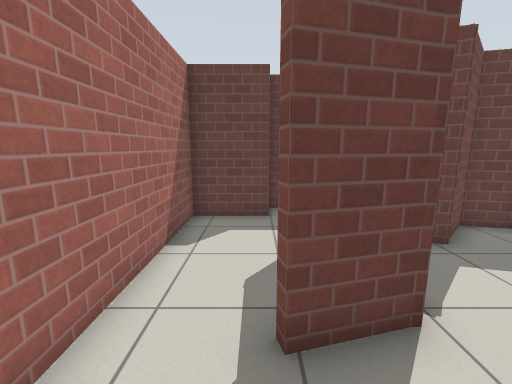
View 1 (above)

21 first-person views from a walk through a Gazebo world. The camera is 1.2 m above the floor, tilts 10° down and sees 90° across. The floor is counted in squares, 0.5 m on a side. Each view is taken from the middle of a square. On the plan, view 1 faces up. The plan holds only what a view shows up to about 17 squares ahead; the rest is blank. Simple patterns stand in for the simulator's built-in surfaces.

View 2
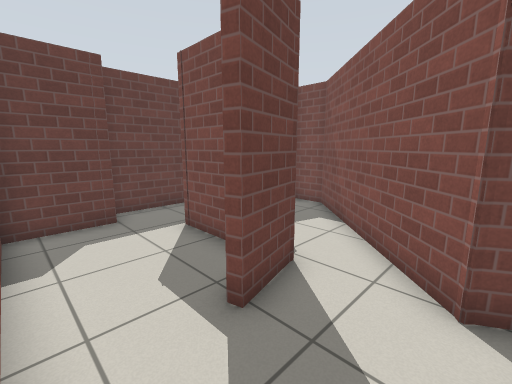

View 3
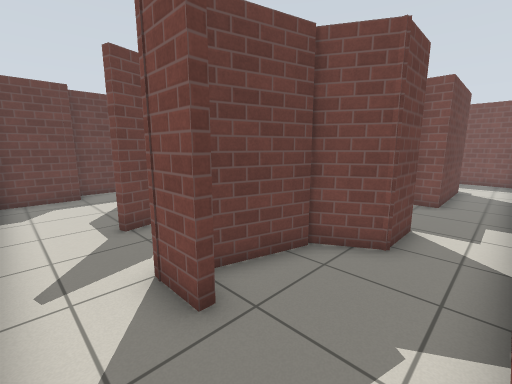

View 4
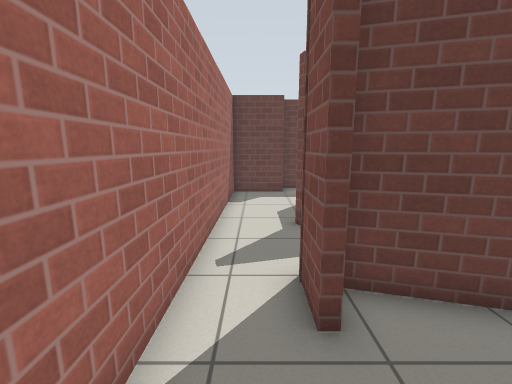

View 5
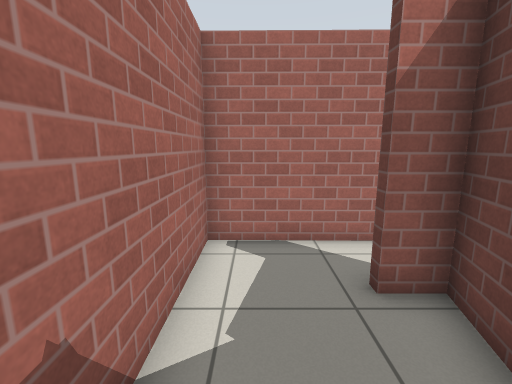

View 6
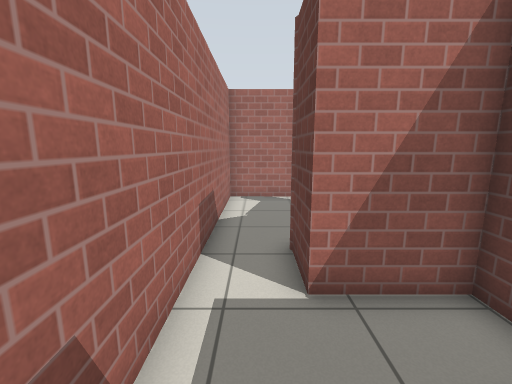

View 7
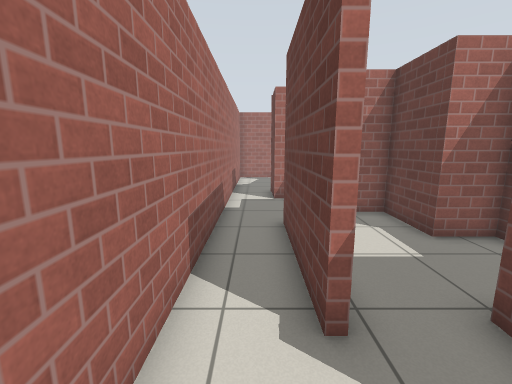

View 8
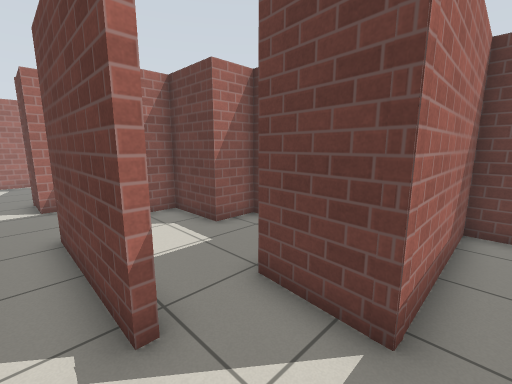

View 9
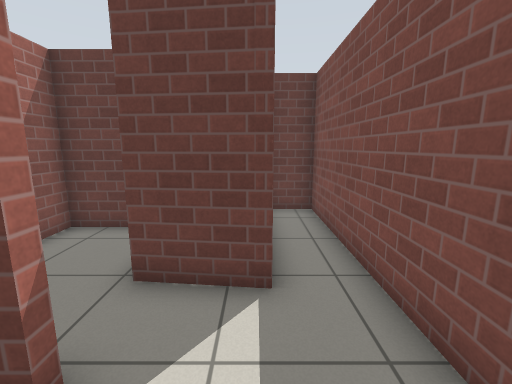

View 10
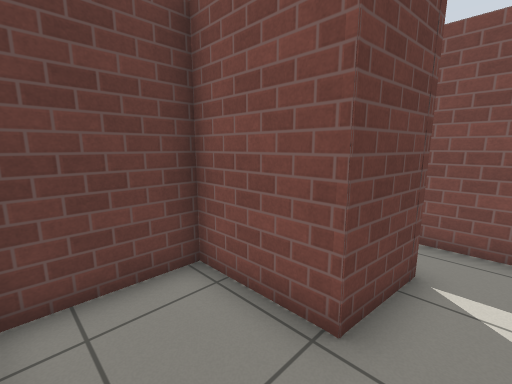

View 11
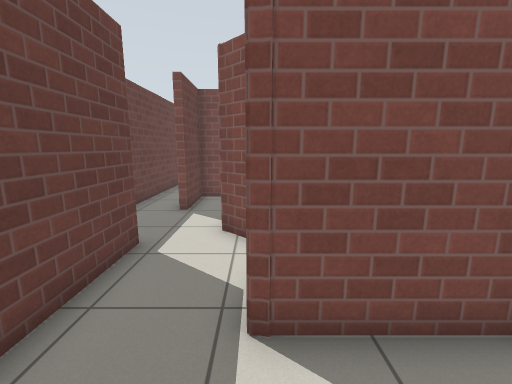

View 12
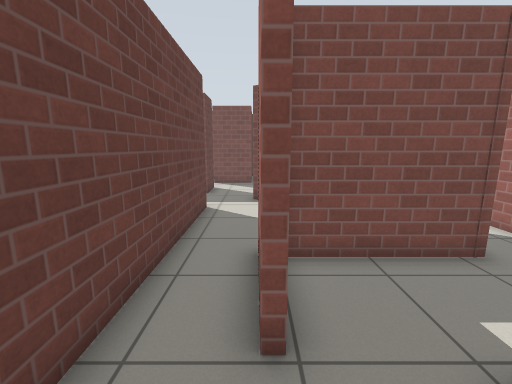

View 13
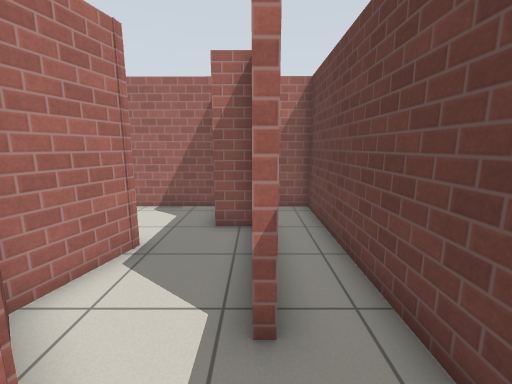

View 14
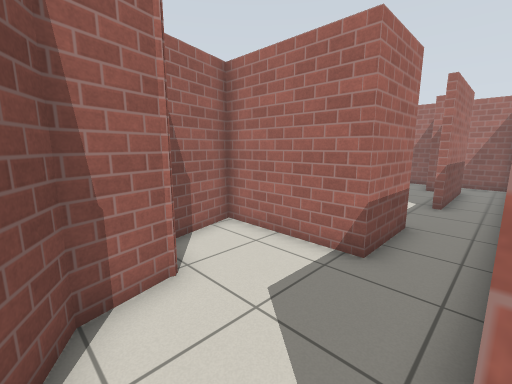

View 15
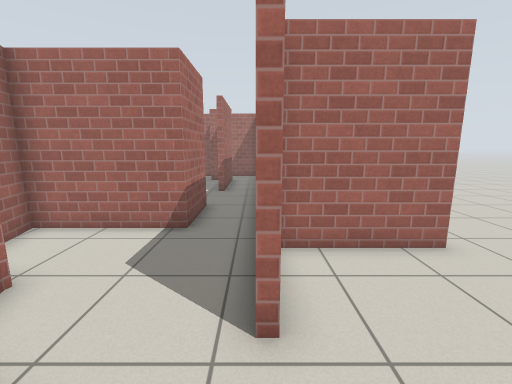

View 16
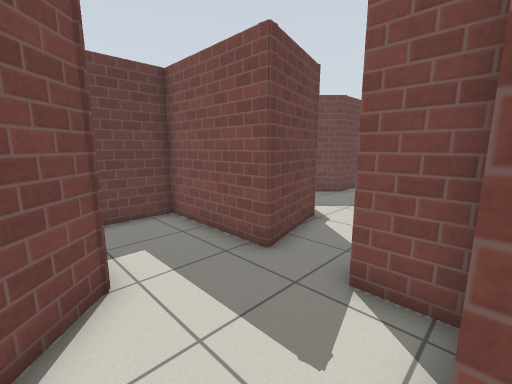

View 17
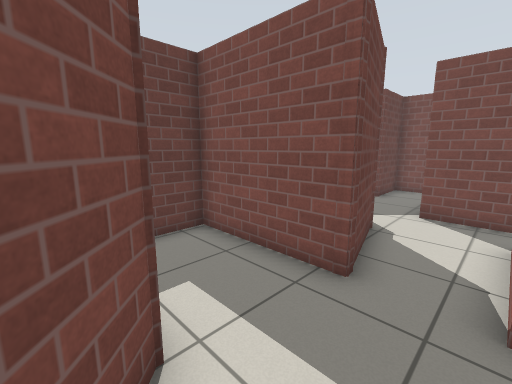

View 18
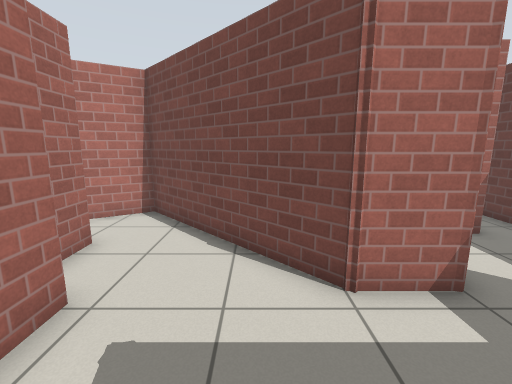

View 19
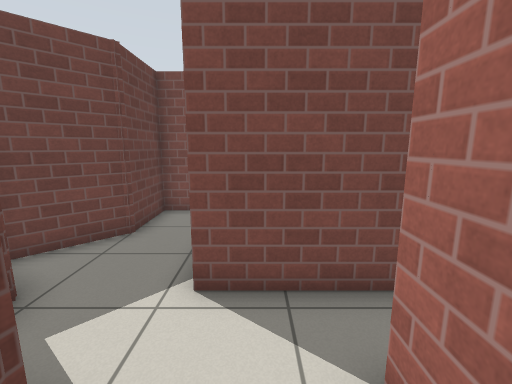

View 20
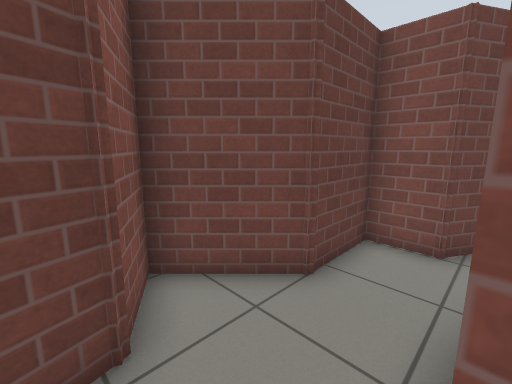

View 21
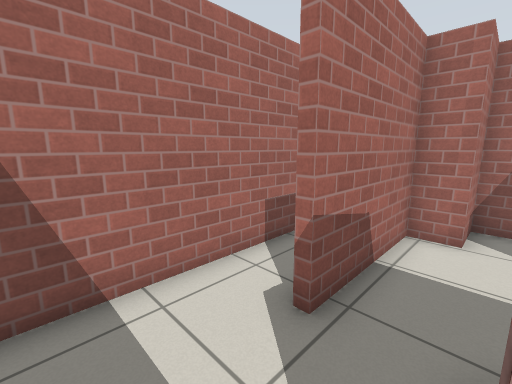

### Floor plan
Points are (right, up) in squares from view 1. A wall is a line through its corners. A room is listed if a view was taken in it or the views show most of it. See-through windows are left out.
Room 1 (views 1, 2, 11, 12, 13)
walls: (1.9, 3.6) (1.9, 7.1); (1.9, 6.7) (2, 7.1) (4.7, 6.4) (6.3, 8); (2.4, 3.2) (0.3, 2.6); (2.5, -0.3) (2.3, 0.2) (3.9, 1.8); (5.1, 10.3) (5.1, 9.9) (0.4, 9.9) (0.4, 8.8) (-2.2, 8.8) (-2.3, -0.6)
ways out: opening at (-1.5, -1) to room 2; opening at (7, 9) to room 5; opening at (7, 10) to room 8; opening at (3, 2) to room 9
Room 2 (views 3, 4, 5, 6, 7, 8, 9)
walls: (6.9, -0.4) (6.1, -0.4) (6.1, -3.1) (4.2, -3.1) (3.4, -1.7) (0.1, -0.8) (0.1, -2); (-0.2, -2) (-0.2, -0.4); (15.1, -3.1) (10.1, -3.1) (10.1, -2.2); (-2.3, -0.6) (-2.4, -5.3) (18.3, -5.3); (19.1, -5.2) (19.2, -3.8); (19.2, -3.9) (19.2, -2.4)
ways out: opening at (-1.5, -1) to room 1; opening at (17, -3) to room 6
Room 3 (view 10)
walls: (15.7, -0.8) (14.8, -0.7) (14.8, 2.5) (11.4, 2.5) (11.4, 0.8) (8.7, 0.8) (8.7, -1.6) (10.4, -1.6) (10.4, -2.8) (15.1, -2.8)
ways out: opening at (15, -2) to room 6
Room 4 (views 14, 15)
walls: (16.1, 12.4) (16.1, 12); (21.3, 12.5) (19.1, 12.5); (13.2, 16.6) (13.2, 12.5); (17.2, 9.3) (17.7, 10.1); (23.2, 10.2) (23.2, 12.9)
ways out: opening at (15.5, 10.5) to room 7; opening at (13, 17.5); opening at (21, 10)
Room 5 (views 16, 17, 18, 19, 20)
walls: (11.1, 1.1) (11.1, 2.8) (15.1, 2.8); (8.4, 1.1) (9.5, 1.1); (8, 7.6) (8, 5.6) (2.6, 0.2) (3.7, -1.6); (14.8, 5.8) (11.3, 4.9) (11.3, 9.6) (8.5, 9.6); (5.7, -0.1) (6.9, -0.1); (17, 1.6) (17, 5.1)
ways out: opening at (7, 9) to room 1; opening at (16, 5)
Room 6 (view 21)
walls: (17.3, -0.6) (17.3, -0.9) (16.9, -0.9); (17.3, -1) (15.7, -0.8); (19.2, -2.4) (19.2, 4.8) (17.3, 4.8) (17.3, -0.9)
ways out: opening at (17, -3) to room 2; opening at (15, -2) to room 3
Room 7 (no view inside)
walls: (14.7, 7.7) (16.5, 8.1) (17.2, 9.3); (11.6, 10) (11.6, 5.3) (14, 5.9); (16.1, 12) (11.4, 12)
ways out: opening at (15.5, 10.5) to room 4; opening at (11, 11) to room 8
Room 8 (no view inside)
walls: (6.2, 12.1) (-2.2, 12.1) (-2.2, 10); (8.5, 10) (11.6, 10); (0.1, 10.3) (5.1, 10.3); (11.4, 12) (7.7, 12)
ways out: opening at (7, 10) to room 1; opening at (11, 11) to room 7
Room 9 (no view inside)
walls: (3.9, 1.8) (7.7, 5.7) (7.7, 7.2) (6.3, 7.6) (4.7, 6.1) (4.3, 6.2)
ways out: opening at (3, 2) to room 1

Positions as (right, up) in squares from view 1, and headings:
1: (0, 0), facing up
2: (-2, 0), facing up-right
3: (-2, -5), facing up-right
4: (-1, -5), facing up
5: (4, -4), facing left
6: (10, -4), facing left
7: (18, -4), facing left
8: (18, -4), facing up-left
9: (17, -5), facing up
10: (12, -2), facing up-right
11: (-1, 7), facing right
12: (6, 10), facing right
13: (8, 10), facing left
14: (17, 12), facing down-left
15: (19, 12), facing left
16: (7, 1), facing up-right
17: (7, 3), facing up-right
18: (12, 4), facing left
19: (13, 4), facing right
20: (16, 5), facing up-right
21: (18, -1), facing down-left
